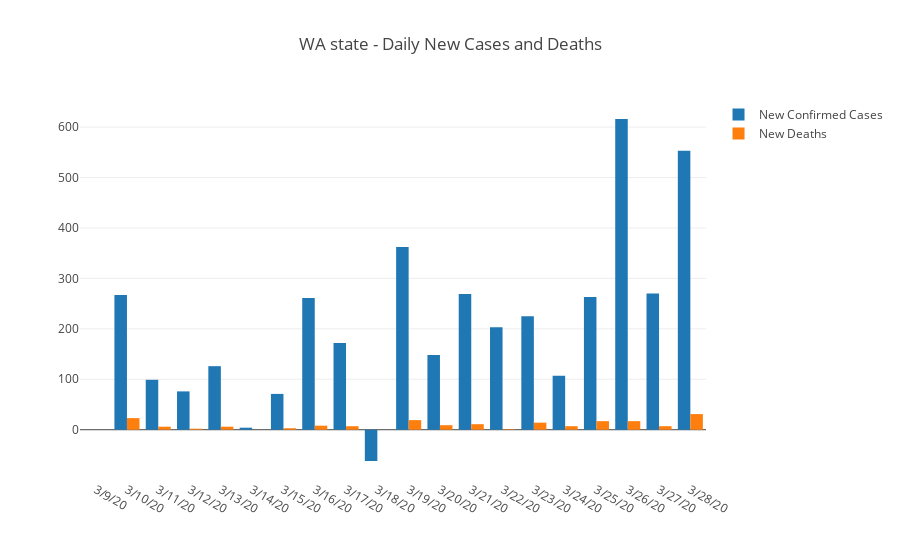

Here is the notebook cell this chart was saved with:
### Code cell
dfWAConfirmedDailyNew = dfWAConfirmed[dfWAConfirmed.columns[50:]].diff(axis=1)
dfWADeathsDailyNew = dfWADeaths[dfWADeaths.columns[50:]].diff(axis=1)


trace1 = go.Bar(
    x = dfWAConfirmedDailyNew.columns,
    y = dfWAConfirmedDailyNew.iloc[0], name = 'New Confirmed Cases')

trace2 = go.Bar(
    x = dfWADeathsDailyNew.columns,
    y = dfWADeathsDailyNew.iloc[0], name = 'New Deaths')

data = [trace1, trace2]
layout = dict(title = 'WA state - Daily New Cases and Deaths')

py.iplot(dict(data=data, layout=layout))

### Figure 1 — Plotly figure (JSON) as saved in the notebook; plotly's stock layout.template omitted (floating-point values rounded to 4 significant figures)
{"data": [{"name": "New Confirmed Cases", "type": "bar", "x": ["3/9/20", "3/10/20", "3/11/20", "3/12/20", "3/13/20", "3/14/20", "3/15/20", "3/16/20", "3/17/20", "3/18/20", "3/19/20", "3/20/20", "3/21/20", "3/22/20", "3/23/20", "3/24/20", "3/25/20", "3/26/20", "3/27/20", "3/28/20"], "y": [null, 267, 99, 76, 126, 4, 71, 261, 172, -62, 362, 148, 269, 203, 225, 107, 263, 616, 270, 553]}, {"name": "New Deaths", "type": "bar", "x": ["3/9/20", "3/10/20", "3/11/20", "3/12/20", "3/13/20", "3/14/20", "3/15/20", "3/16/20", "3/17/20", "3/18/20", "3/19/20", "3/20/20", "3/21/20", "3/22/20", "3/23/20", "3/24/20", "3/25/20", "3/26/20", "3/27/20", "3/28/20"], "y": [null, 23, 6, 2, 6, 0, 3, 8, 7, 0, 19, 9, 11, 1, 14, 7, 17, 17, 7, 31]}], "layout": {"title": "WA state - Daily New Cases and Deaths"}}
